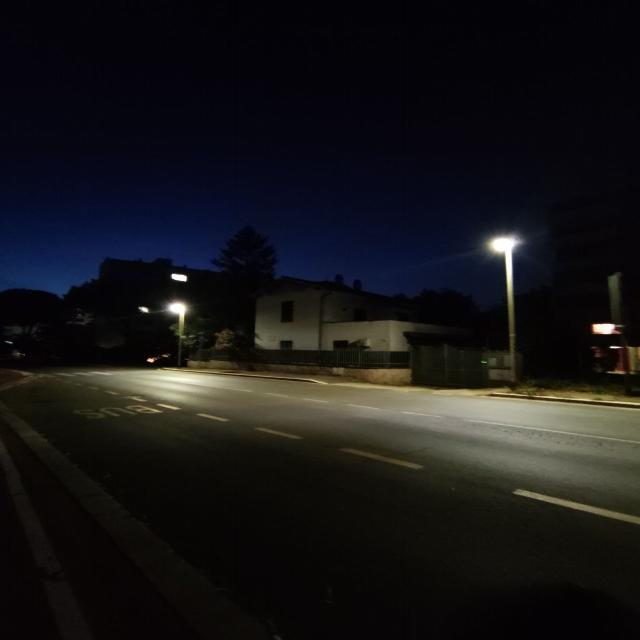
#> input picture progetto_lampioni/roboflow/test/images/immagine_lab_ia-12-_jpg.rf.5e1ccebb7aea925338a9418ce2a2f7a2.jpg, 640 x 640 px, found by its file name
$ python prova_1.py
#> lines starting #> are read from the running program, lines starting #| are printed output that depends on the picture; after the words box and inside, x2 and y2 are one past the last pixel; in counts of white or black regions, pixels touching at a corner belong together
#> further down, input_image is the input picture: shape (640, 640, 3); mean B, G, R 23.7, 22, 22.6
import cv2
import numpy as np

def detect_street_lights(image):

    # Riduci il rumore dell'immagine con un filtro Gaussiano
    blurred = cv2.GaussianBlur(image, (1, 1), 0)

    _, threshold = cv2.threshold(blurred, 200, 255, cv2.THRESH_BINARY)
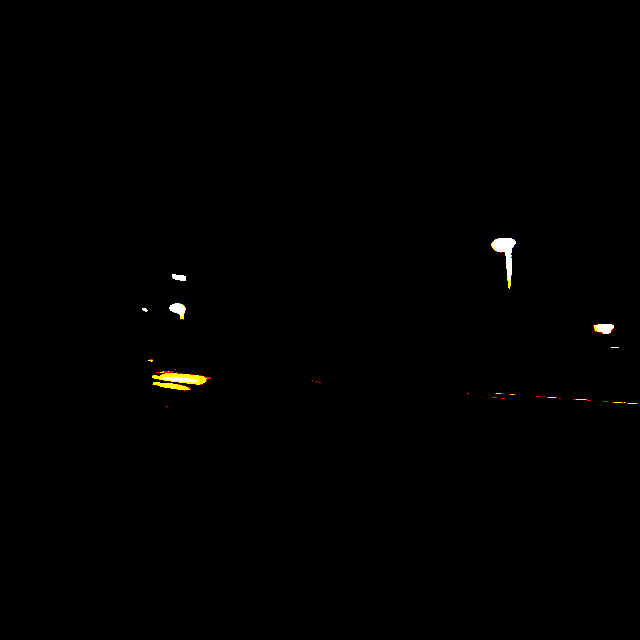
#> threshold: shape (640, 640, 3); mean B, G, R 0.6, 0.9, 1
    #cv2.imshow('threshold', threshold)

    kernel = cv2.getStructuringElement(cv2.MORPH_ELLIPSE, (3, 3))
    opening = cv2.morphologyEx(threshold, cv2.MORPH_ERODE, kernel)
    cv2.imshow('opening', opening)

    opening2 = cv2.morphologyEx(threshold, cv2.MORPH_CLOSE, kernel)
    cv2.imshow('opening2', opening2)
    opening3 = cv2.morphologyEx(opening2, cv2.MORPH_TOPHAT, kernel)
    cv2.imshow('opening3', opening3)
    opening4 = cv2.morphologyEx(opening, cv2.MORPH_TOPHAT, kernel)
    cv2.imshow('opening4', opening4)

    res1 = cv2.bitwise_or(opening3, opening4)
    cv2.imshow('res1', res1)

    res1_1 = cv2.bitwise_not(res1)
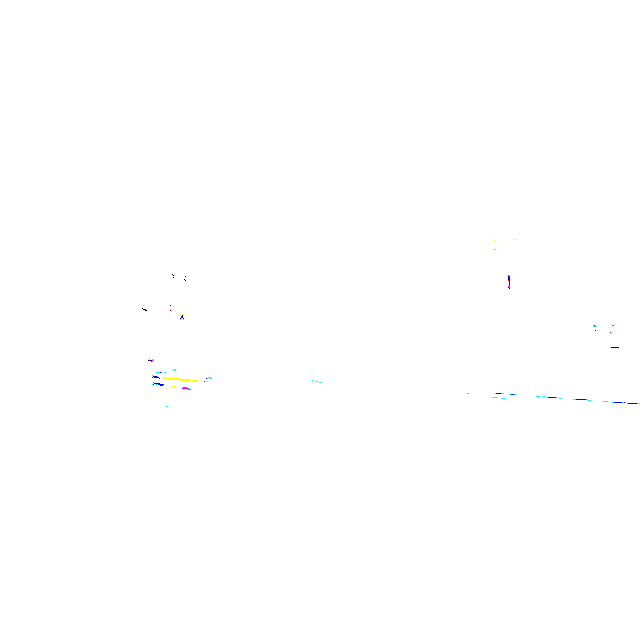
#> res1_1: shape (640, 640, 3); mean B, G, R 254.9, 254.9, 254.9
    cv2.imshow('res1_1', res1_1)


    res2 = cv2.bitwise_and(opening2, opening)
    cv2.imshow('res2', res2)

    res3 = cv2.bitwise_and(res1, res2)
    cv2.imshow('res3', res3)

    res4 = cv2.bitwise_and(res1_1, opening)
    cv2.imshow('res4', res4)


    # solo i bianchi
    lower_white = np.array([200, 200, 200])  # Valori minimi per bianco puro in HSV
    upper_white = np.array([255, 255, 255])  # Valori massimi per bianco puro in HSV

    mask = cv2.inRange(res4, lower_white, upper_white)
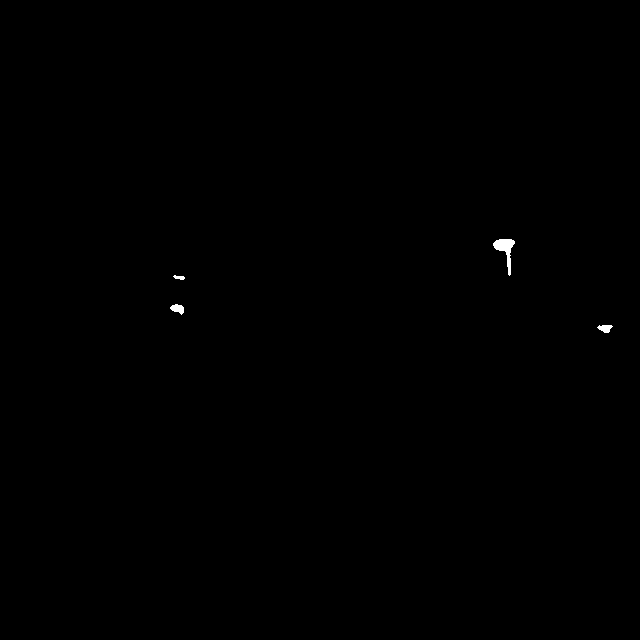
#> mask: shape (640, 640); 0.13% white; 4 white regions, box (x1, y1, x2, y2) and area: (493, 239, 515, 276) 305, (170, 304, 184, 315) 97, (597, 325, 613, 333) 86, (173, 275, 185, 280) 38
    #cv2.imshow('mask', mask)

    res = cv2.bitwise_and(res4, res4, mask=mask)
#> res: shape (640, 640, 3); 0.13% white; 4 white regions
    cv2.imshow('res', res)

    res = cv2.cvtColor(res, cv2.COLOR_BGR2GRAY)
    cv2.imshow('res grey', res)

    contours, _ = cv2.findContours(res, cv2.RETR_EXTERNAL, cv2.CHAIN_APPROX_SIMPLE)
#> contours = 4 contours; box (x1, y1, x2, y2) and area: (493, 239, 515, 276) 257, (170, 304, 184, 315) 80, (597, 325, 613, 333) 69, (173, 275, 185, 280) 26

    # Filtra i contorni per eliminare riflessioni e altre sorgenti luminose
    filtered_contours = []
    for contour in contours:
        # Calcola l'area del contorno
        area = cv2.contourArea(contour)

        if area > 0:
        # Calcola il perimetro del contorno
            perimeter = cv2.arcLength(contour, True)

            # Calcola il rapporto tra area e perimetro
            circularity = 4 * np.pi * area / (perimeter * perimeter)

            # Filtra i contorni in base alla circularità
            if circularity > 0.2:
                filtered_contours.append(contour)
#> this loop made 4 passes
#> (area, perimeter, circularity) on passes 1 to 4: (69, 37.8, 0.607), (80, 37.8, 0.704), (25.5, 25.9, 0.478), (257, 103.9, 0.299)
#> after the loop, filtered_contours has the same summary as contours

    # Disegna i contorni filtrati sull'immagine originale

    return cv2.drawContours(image.copy(), filtered_contours, -1, (0, 255, 0), 2)

# Carica l'immagine di input
input_image = cv2.imread('roboflow\\test\\images\\immagine_lab_ia-12-_jpg.rf.5e1ccebb7aea925338a9418ce2a2f7a2.jpg')
# [8 lines of commented-out code are left out]
output_image = detect_street_lights(input_image)

cv2.imshow('Output Image', output_image)
cv2.waitKey(0)
cv2.destroyAllWindows()

$ run again, with progetto_lampioni/roboflow/test/images/immagine_lab_ia-10-_jpg.rf.7139426637b014084a994c181173c773.jpg copied over progetto_lampioni/roboflow/test/images/immagine_lab_ia-12-_jpg.rf.5e1ccebb7aea925338a9418ce2a2f7a2.jpg
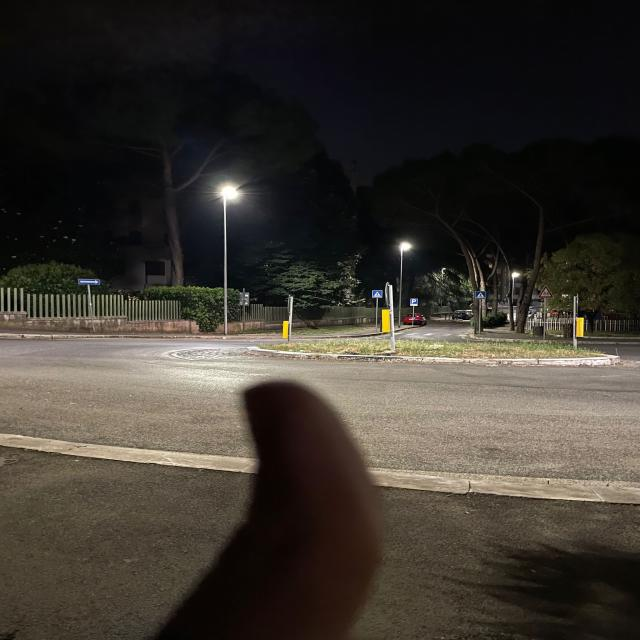
#> input picture progetto_lampioni/roboflow/test/images/immagine_lab_ia-10-_jpg.rf.7139426637b014084a994c181173c773.jpg, 640 x 640 px, found by its file name
#> input_image is the input picture: shape (640, 640, 3); mean B, G, R 47.9, 54.9, 60.1
#> in detect_street_lights, `opening3 = cv2.morphologyEx(opening2, cv2.MORPH_TOPHAT, kernel)`:
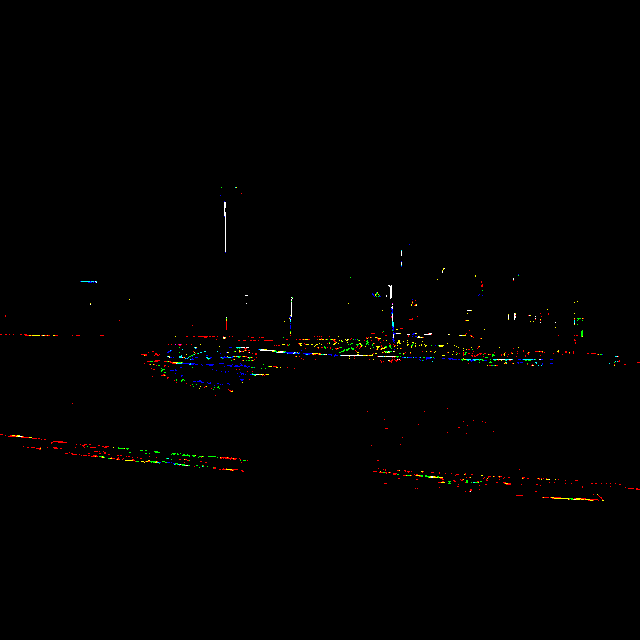
#> opening3: shape (640, 640, 3); mean B, G, R 0.5, 0.9, 1.2
#> in detect_street_lights, `res1_1 = cv2.bitwise_not(res1)`:
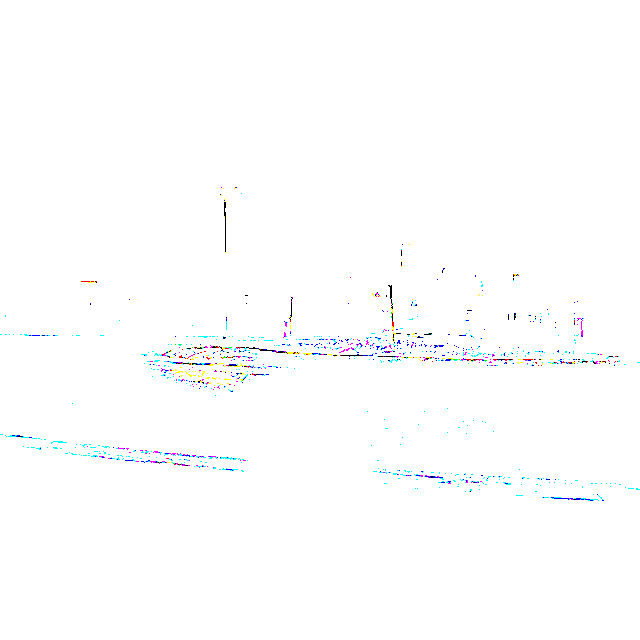
#> res1_1: shape (640, 640, 3); mean B, G, R 254.3, 253.9, 253.4
#> mask: shape (640, 640); 0.05% white; 6 white regions (4 under 20 px), largest, box (x1, y1, x2, y2) and area: (221, 187, 238, 200) 155, (401, 244, 410, 250) 37
#> res: shape (640, 640, 3); 0.05% white; 6 white regions (4 under 20 px)
#> contours = 6 contours, 4 with area under 20; largest, box (x1, y1, x2, y2) and area: (221, 187, 238, 200) 134, (401, 244, 410, 250) 27
#> the loop in detect_street_lights, `for contour in contours: # Calcola l'area del contorno` made 6 passes
#> (area, perimeter, circularity) on passes 5 to 6: (27, 22.14, 0.692), (134.5, 46.04, 0.797)
#> after the loop in detect_street_lights, `for contour in contours:`: filtered_contours = 5 contours, 3 with area under 20; largest, box (x1, y1, x2, y2) and area: (221, 187, 238, 200) 134, (401, 244, 410, 250) 27
